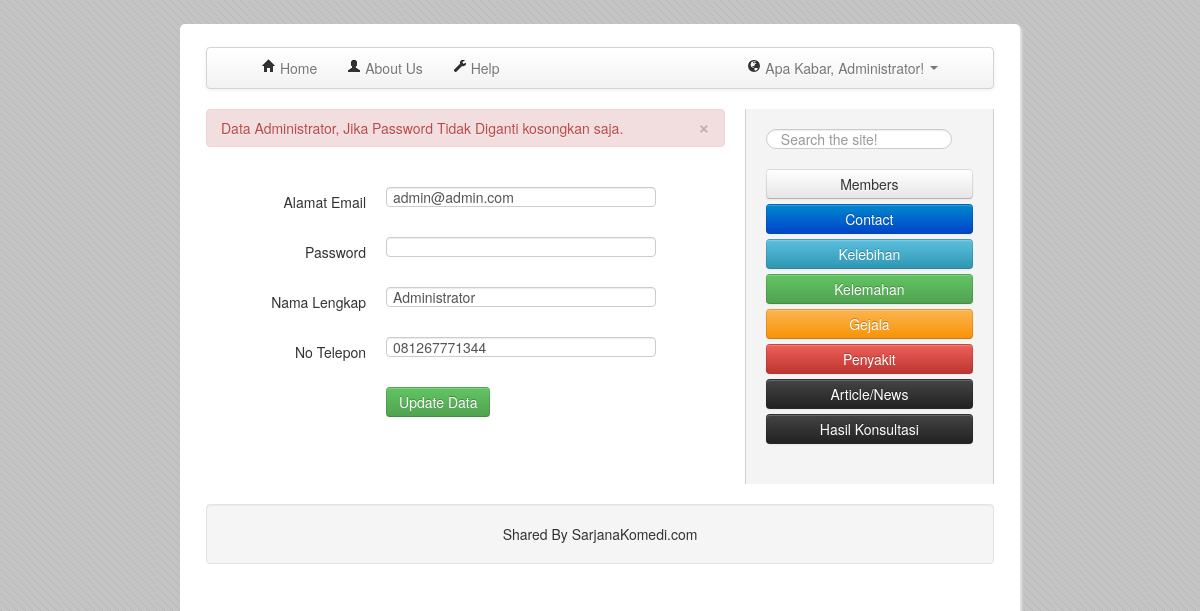
The page /admin/media.php?module=home (signed in) on the database its author committed.
### tables this page shows
CREATE TABLE IF NOT EXISTS `rb_users` (
  `id_user` int(5) NOT NULL AUTO_INCREMENT,
  `email` varchar(100) NOT NULL,
  `password` varchar(50) NOT NULL,
  `nama_lengkap` varchar(100) NOT NULL,
  `no_telp` varchar(20) NOT NULL,
  `jenis_kelamin` varchar(10) NOT NULL,
  `level` varchar(20) NOT NULL DEFAULT 'member',
  `alamat_lengkap` varchar(255) NOT NULL,
  `umur` varchar(255) NOT NULL,
  PRIMARY KEY (`id_user`)
);

### admin/content.php (the view, shortened to what this page needs)
<?php
if ($_GET[module]=='home'){
    $edit=mysql_query("SELECT * FROM rb_users WHERE id_user='$_SESSION[id_user]'");
    $r=mysql_fetch_array($edit);
echo "	<form class='form-horizontal' id='registerHere' method='post' action='modul/mod_members/aksi_members.php?module=admin&act=update'>
	  <fieldset>
		<div class='alert alert-danger'>
			<button type='button' class='close' data-dismiss='alert'>&times;</button>
			Data Administrator, Jika Password Tidak Diganti kosongkan saja.
		</div><br/>
	<input type='hidden' name='id' value='$r[id_user]'>
	<div class='control-group'>
		<label class='control-label' for='input01'>Alamat Email</label>
	      <div class='controls'>
	        <input type='text' class='input-xlarge' id='email' name='email' value='$r[email]' rel='popover'>
	      </div>
	</div>
	<div class='control-group'>
		<label class='control-label' for='input01'>Password</label>
	      <div class='controls'>
	        <input type='text' class='input-xlarge' name='password' rel='popover'>
	      </div>
	</div>
	<div class='control-group'>
	      <label class='control-label' for='input01'>Nama Lengkap</label>
	      <div class='controls'>
	        <input type='text' class='input-xlarge' id='nama_lengkap' name='nama_lengkap' value='$r[nama_lengkap]'>
	      </div>
	</div>
	<div class='control-group'>
		<label class='control-label' for='input01'>No Telepon</label>
	      <div class='controls'>
	        <input type='text' class='input-xlarge' id='no_telp' name='no_telp' value='$r[no_telp]' rel='popover'>
	      </div>
	</div>
	<div class='control-group'>
		<label class='control-label' for='input01'></label>
	      <div class='controls'>
	       <button type='submit' class='btn btn-success' rel='tooltip' title='first tooltip'>Update Data</button>
	      </div>
	</div>
	  </fieldset>
	</form>";
}
elseif ($_GET[module]=='about'){
  include "modul/mod_about/about.php";
}
elseif ($_GET[module]=='hpage'){
  include "modul/mod_home/home.php";
}
elseif ($_GET[module]=='donation'){
  include "modul/mod_donation/donation.php";
}
elseif ($_GET[module]=='help'){
  include "modul/mod_help/help.php";
}
elseif ($_GET[module]=='members'){
  include "modul/mod_members/members.php";
}
elseif ($_GET[module]=='contact'){
  include "modul/mod_contact/contact.php";
}
elseif ($_GET[module]=='penyakit'){
  include "modul/mod_penyakit/penyakit.php";
}
elseif ($_GET[module]=='gejala'){
  include "modul/mod_gejala/gejala.php";
}
elseif ($_GET[module]=='hasil'){
  include "modul/mod_hasil/hasil.php";
}
elseif ($_GET[module]=='solusi'){
  include "modul/mod_solusi/solusi.php";
}
elseif ($_GET[module]=='kelebihan'){
  include "modul/mod_kelebihan/kelebihan.php";
}
elseif ($_GET[module]=='kelemahan'){
  include "modul/mod_kelemahan/kelemahan.php";
}
elseif ($_GET[module]=='news'){
  include "modul/mod_news/news.php";
}
else{
  echo "<p><b>MODUL BELUM ADA ATAU BELUM LENGKAP</b></p>";
}
?>

### view/css/style.css (style rules this page uses)
html { font-weight:normal; font-family:Telex; line-height:135%; color:#333; background-color:#c4c4c4; background-image:url('../img/bg.png'); }
body { padding:6px; margin-top:2%; margin-bottom:2%; margin-left: 15%; margin-right: 15%; border-radius:5px; -webkit-box-shadow: 2px 2px 2px #e3e3e3; -moz-box-shadow: 2px 2px 2px #e3e3e3; -khtml-box-shadow: 2px 2px 2px #e3e3e3; box-shadow: 2px 2px 2px #e3e3e3; }

### rows shown on the page
rb_users: email "admin@admin.com", nama_lengkap "Administrator", no_telp "081267771344"

### other values the page prints
$first "Administrator"
